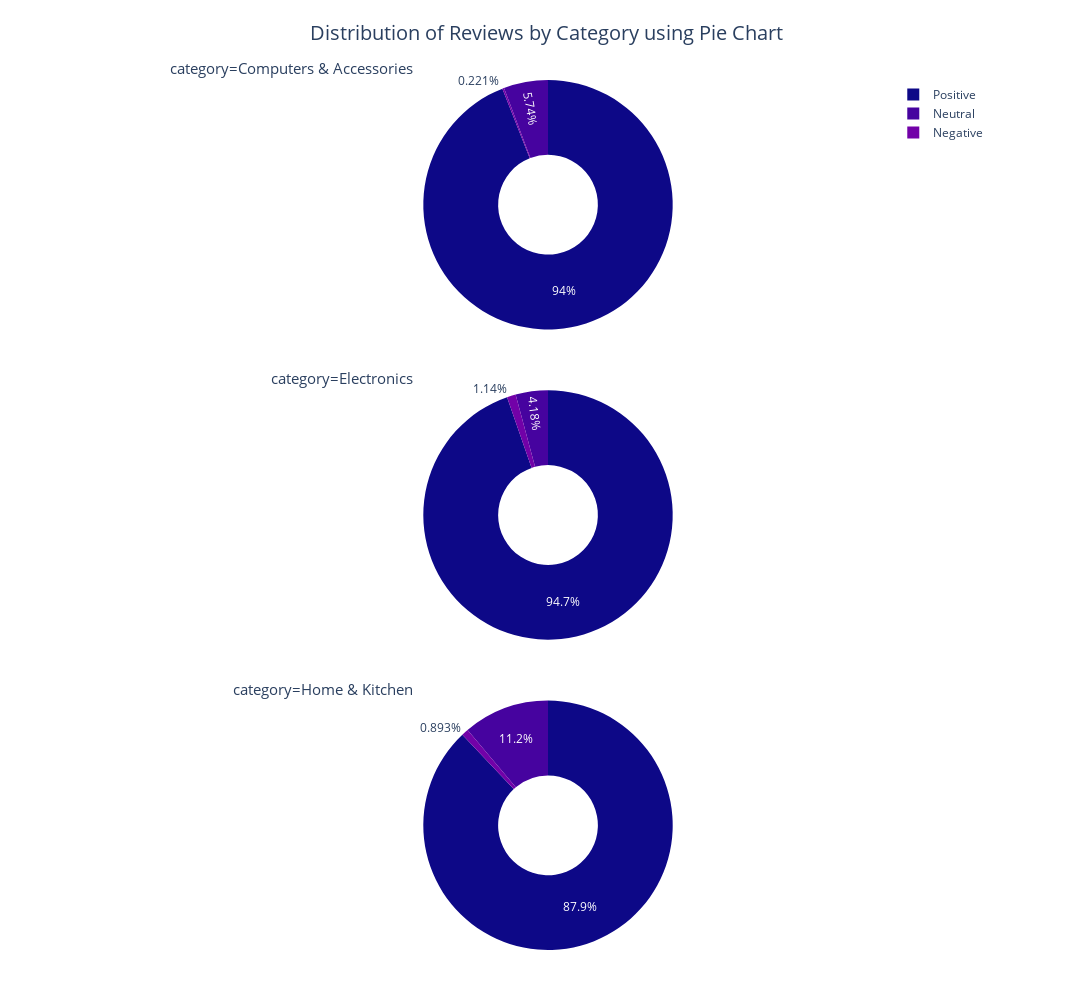

Source (notebook cell):
### Code cell
fig = pt.pie(data_frame = meltedCategoriesReview, names = "review_sentiment", values = 'count', color_discrete_sequence = pt.colors.sequential.Plasma, 
             title = "Distribution of Reviews by Category using Pie Chart", 
             facet_col = 'category', 
             facet_col_wrap = 1, width = 1200, height = 1000, hole = .4)

fig.update_layout(
    title = dict(font = dict(size =20), x = 0.5),
    margin = dict(t = 80, l =25, r = 25, b = 50),
    annotations = [dict(
        showarrow = False,
        x = 0.30,
        font = dict(size = 15),
        xanchor = "right",
        yanchor = "bottom",
    )]
)

fig.show()

### Figure 1 — Plotly figure (JSON) as saved in the notebook; plotly's stock layout.template omitted (floating-point values rounded to 4 significant figures)
{"data": [{"domain": {"x": [0, 1], "y": [0.7133, 1.0]}, "hole": 0.4, "hovertemplate": "category=Computers & Accessories<br>review_sentiment=%{label}<br>count=%{value}<extra></extra>", "labels": ["Negative", "Neutral", "Positive"], "legendgroup": "", "name": "", "showlegend": true, "type": "pie", "values": [1, 26, 426]}, {"domain": {"x": [0, 1], "y": [0.3567, 0.6433]}, "hole": 0.4, "hovertemplate": "category=Electronics<br>review_sentiment=%{label}<br>count=%{value}<extra></extra>", "labels": ["Negative", "Neutral", "Positive"], "legendgroup": "", "name": "", "showlegend": true, "type": "pie", "values": [6, 22, 498]}, {"domain": {"x": [0, 1], "y": [0, 0.2867]}, "hole": 0.4, "hovertemplate": "category=Home & Kitchen<br>review_sentiment=%{label}<br>count=%{value}<extra></extra>", "labels": ["Negative", "Neutral", "Positive"], "legendgroup": "", "name": "", "showlegend": true, "type": "pie", "values": [4, 50, 394]}], "layout": {"annotations": [{"font": {"size": 15}, "showarrow": false, "text": "category=Home & Kitchen", "x": 0.3, "xanchor": "right", "xref": "paper", "y": 0.2867, "yanchor": "bottom", "yref": "paper"}, {"font": {"size": 15}, "showarrow": false, "text": "category=Electronics", "x": 0.3, "xanchor": "right", "xref": "paper", "y": 0.6433, "yanchor": "bottom", "yref": "paper"}, {"font": {"size": 15}, "showarrow": false, "text": "category=Computers & Accessories", "x": 0.3, "xanchor": "right", "xref": "paper", "y": 1.0, "yanchor": "bottom", "yref": "paper"}], "height": 1000, "legend": {"tracegroupgap": 0}, "margin": {"b": 50, "l": 25, "r": 25, "t": 80}, "piecolorway": ["#0d0887", "#46039f", "#7201a8", "#9c179e", "#bd3786", "#d8576b", "#ed7953", "#fb9f3a", "#fdca26", "#f0f921"], "title": {"font": {"size": 20}, "text": "Distribution of Reviews by Category using Pie Chart", "x": 0.5}, "width": 1200}}
